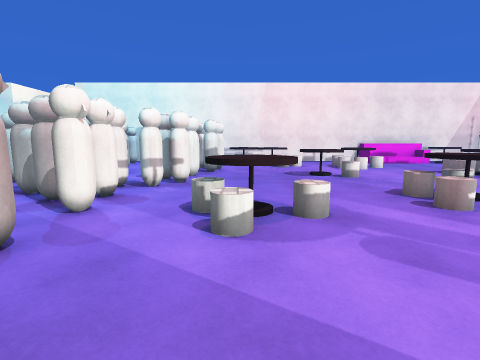
View 1 (above)

21 first-person views from a walk through a Unity game level. The camera is 1.5 m above the floor, tilts 8° down and sees 85° across. The floor is counted in squares, 1 m on a side. Each view is taken from the middle of a square. On the plan, view 1 faces up. The plan holds only what a view shows up to about 14 squares ahead; the rest is blank. The place goes on beyond the plan. The player is left out. Some animated figures are not drawn. Door leaves are left out, so doorways stand open. Surface patterns are stand-ins for the level's own textures.

View 2
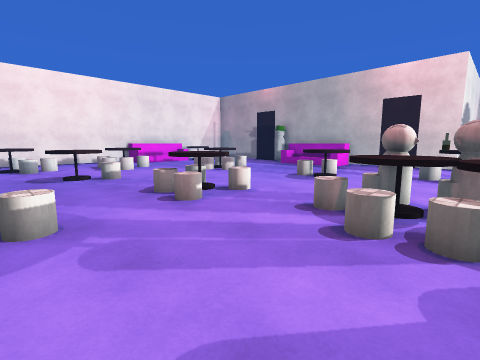

View 3
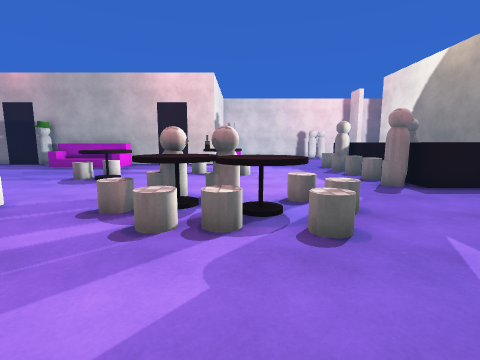

View 4
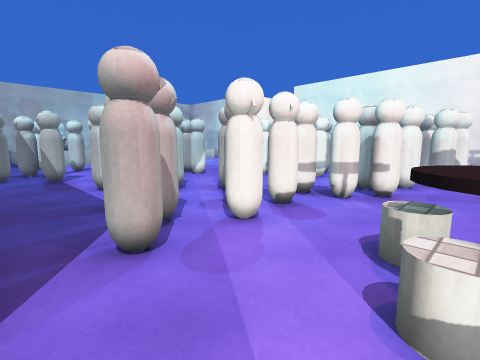

View 5
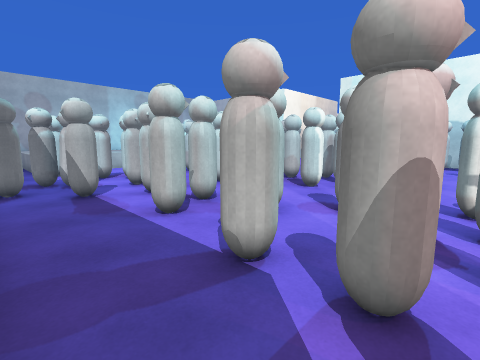

View 6
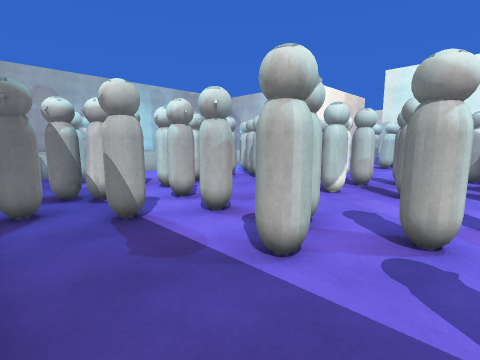

View 7
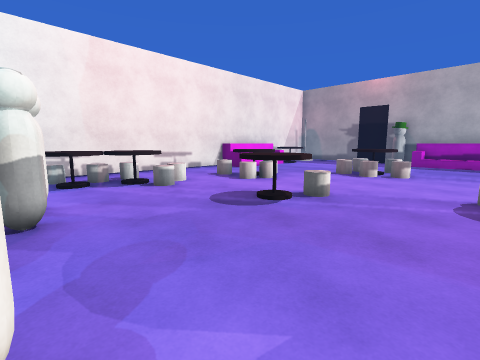

View 8
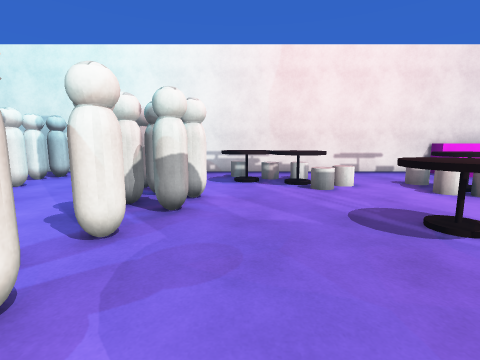

View 9
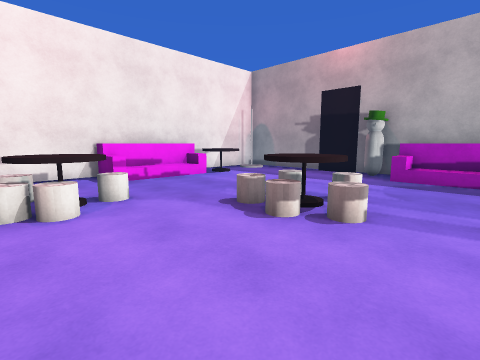

View 10
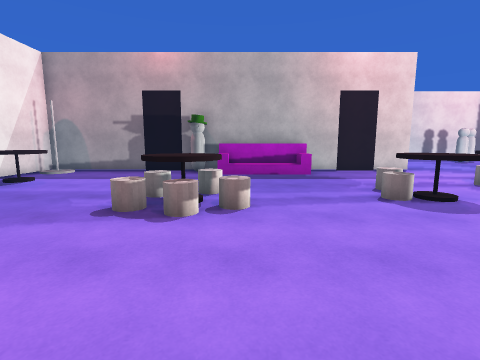

View 11
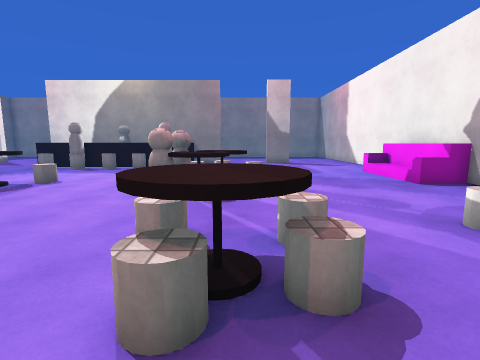

View 12
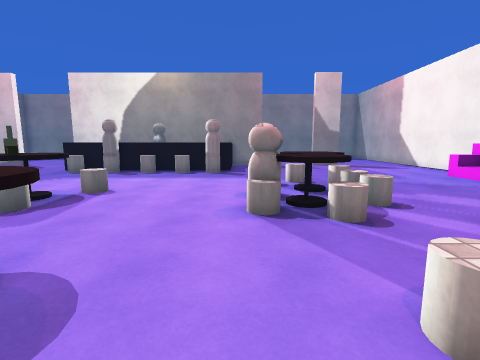

View 13
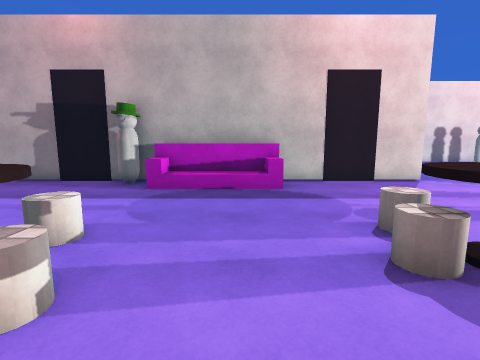

View 14
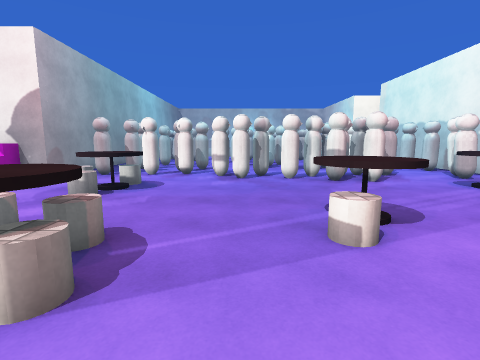

View 15
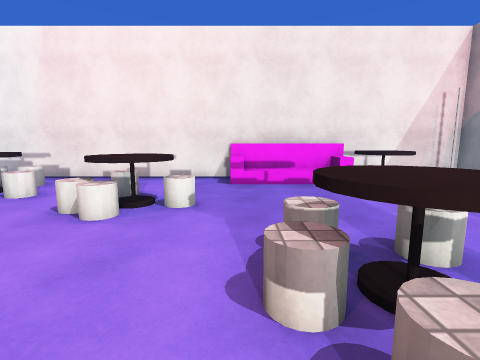

View 16
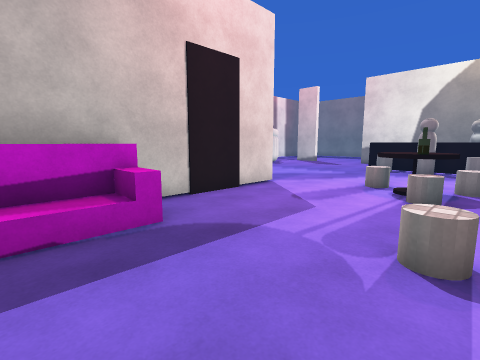

View 17
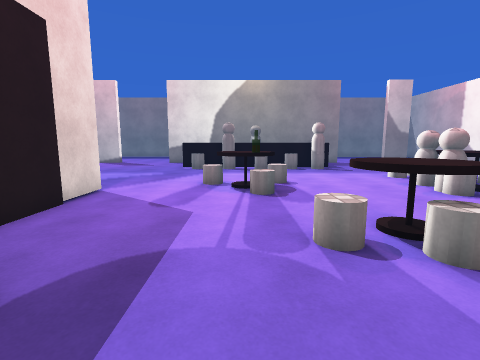

View 18
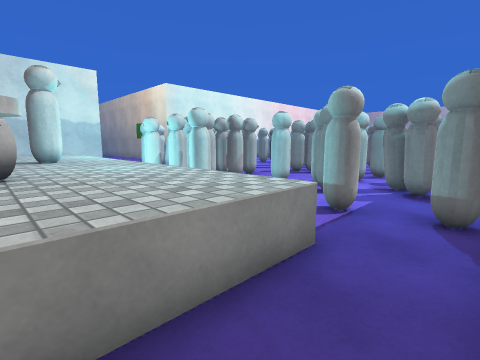

View 19
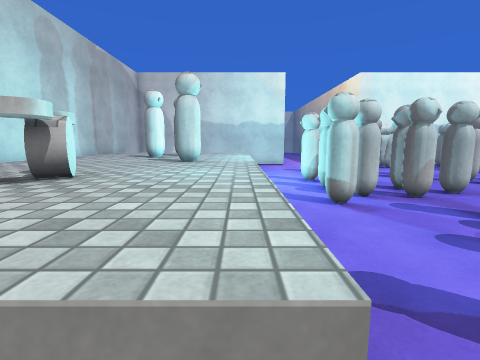

View 20
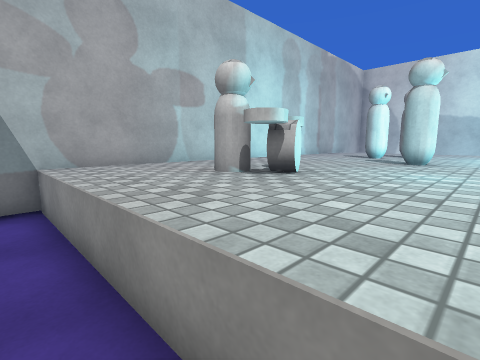

View 21
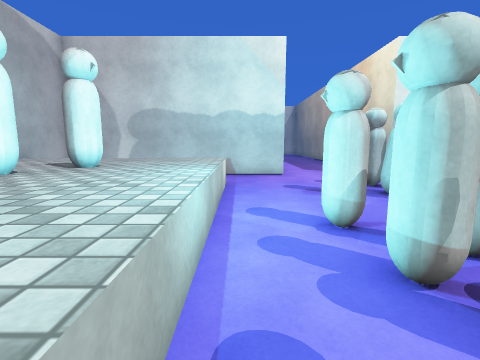

### Floor plan
Key: @ floor where view 1 was taken; # wall or solid block; . main floor; : floor 0.5 m higher than the main floor; = window, fence, low wall or low ledge; ^ raised ledge; T table; C cylinder; O other object.
Columns run from 28 left of view 1 to 20 right of it. Each row starts with its distance up from view 1.
 23            ..
 22            ..
 21 ###########..          ##########################
 20 #       ....       .OOOO.OO.CCCC......O:::OTT.O.#
 19 #^ ^^^^^.... O     OO.....O TCCC...........TT...#
 18 #^^^^^^^....OO      .......TTTTCC.OO............#
 17 #^^^^^^^...OOO      O... O....CCC..OO...........#
 16 #^^^O^^^.....OO     O...OOO....C..OOOO..........#
 15 #^^^OO^^.....OO ..  O ...OOO.......O............#
 14 #^^OO^^^..O...O.O.. .OO..OOO...........OO.......#
 13 #^^OO^^^..OO....O.OO. O..O.....TTT.....OOO.....O#
 12 # ^^^^^^..OOO... OOOOO ..OO....TTC....OOOO....O##
 11 # ^^^OO^..OOOOO. OOO.O ..O.............O......:##
 10 #^ ^^^^^.OOOO...OOOOO. ..OO...................:##
  9 #^^^^^^^.O......OO......OO....................:##
  8 #^^^^^^^....OO.......OO.O........OOO..........O=#
  7 #^^OC^^^.....O....O.OO.OO...O....OOO....O.......#
  6 #^^O^^^^....OOOOOOOOO...OO.OOO...OOO...OOOO.....#
  5 #^^^^^^^.OO..O.....O..OOO...OOO........OOO......#
  4 #^^^^^^^..O.OOOOO....OOOOO..O...................#
  3 #.........O..OO.........O..........CC...........#
  2     . ....O.  O#.................CCTCC....OO....#
  1                        ####.......CTC.....OOO....
  0                           #O@....CCTT....OOOO....
 -1                           #:.....CCTC............
 -2                           #:.....C.CC............
 -3                           #:... ...C.............
 -4                           #O...  ................
 -5                           #....  .....C.C.C.CC..
 -6                           #....    ...CCCCCCCCC.

Positions as (right, up) in squares from view 1, and headings:
1: (0, 0), facing up
2: (1, 0), facing up-right
3: (1, 0), facing right
4: (0, 2), facing up-left
5: (-4, 2), facing up-left
6: (-7, 2), facing up-left
7: (-2, 8), facing up-right
8: (0, 8), facing up
9: (6, 9), facing up-right
10: (5, 11), facing right
11: (6, 10), facing down
12: (9, 8), facing down
13: (9, 9), facing right
14: (9, 10), facing left
15: (10, 10), facing up
16: (13, 10), facing down-right
17: (15, 10), facing down
18: (-24, 2), facing up-right
19: (-21, 3), facing up
20: (-21, 3), facing up-left
21: (-20, 9), facing up
